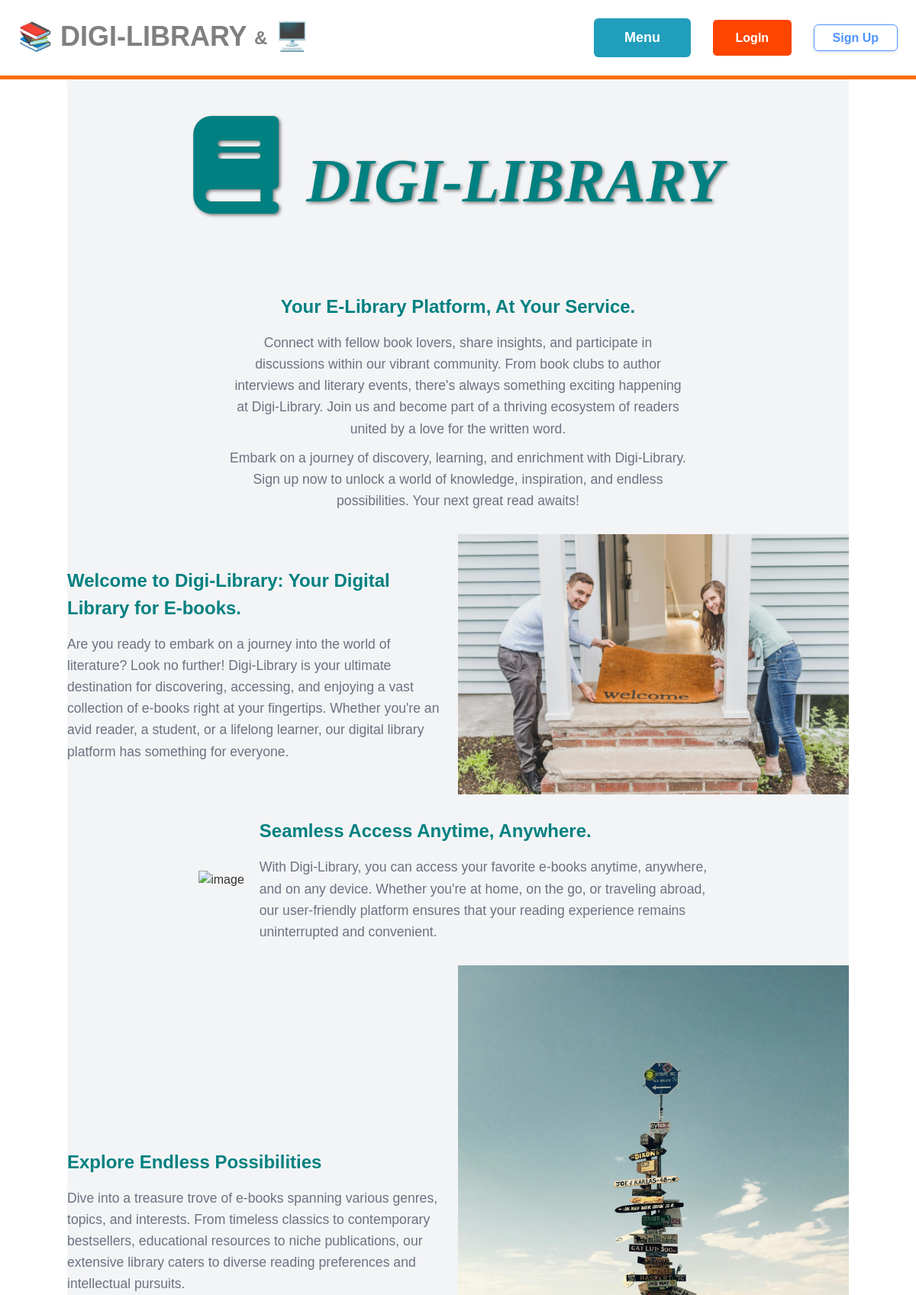
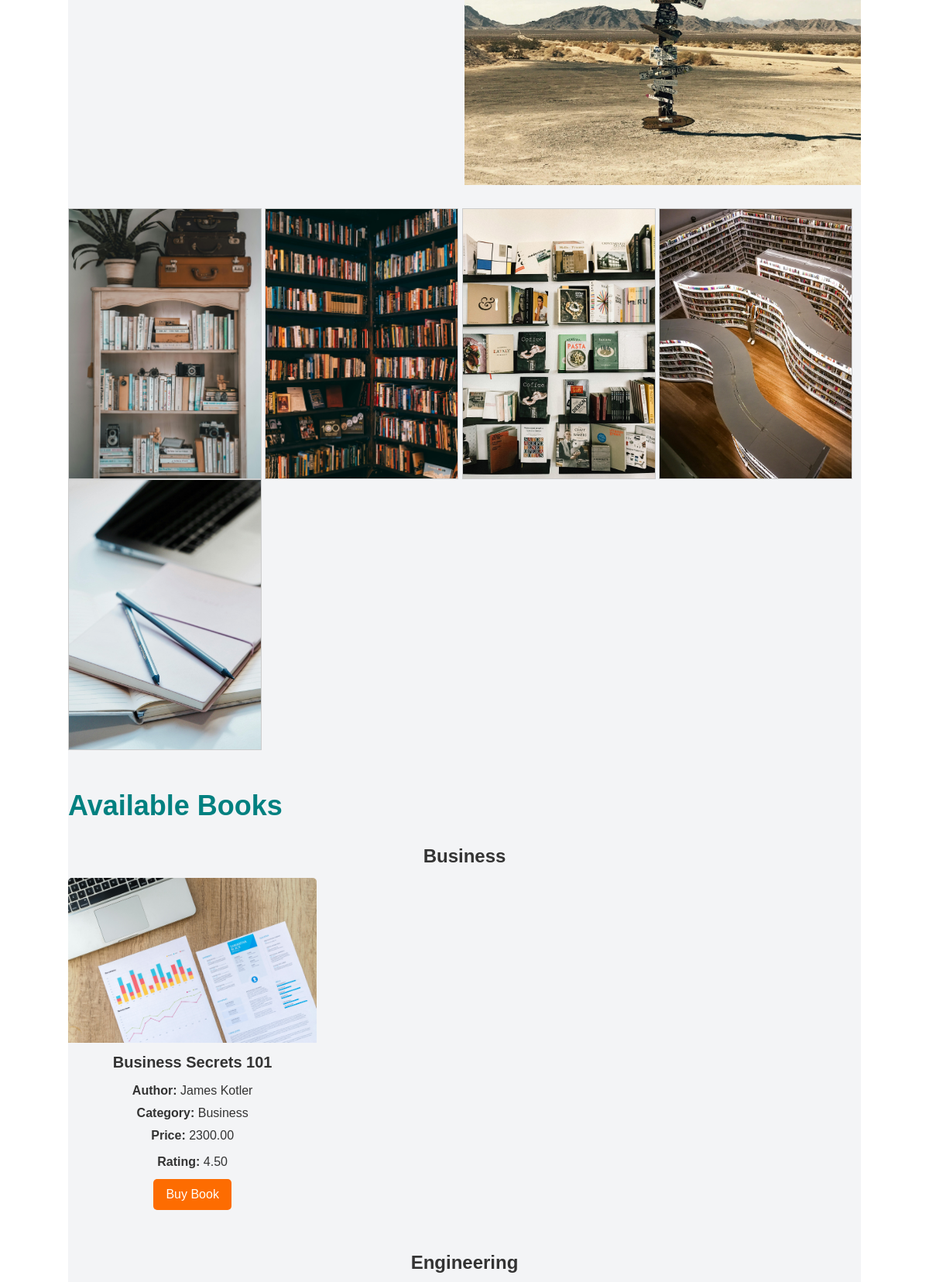
The page / (upper part) on the database its author committed (2 pictures, top to bottom).
### file/models.py (models this page shows, shortened)
class Category(models.Model):
    name = models.CharField(max_length=255)
    class Meta:
        ordering = ('name',)
        verbose_name_plural = 'Categories'
    def __str__(self):
        return self.name

class File(models.Model):
    title = models.CharField(max_length=100)
    author = models.CharField(max_length=100)
    publication_year = models.PositiveIntegerField()
    category = models.ForeignKey(Category, related_name='files', on_delete=models.CASCADE)
    language = models.CharField(max_length=50)
    description = models.TextField(blank=True, null=True)
    available = models.BooleanField(default=True)
    rating = models.DecimalField(max_digits=3, decimal_places=2, null=True, blank=True)
    num_ratings = models.IntegerField(default=0)
    price = models.DecimalField(max_digits=10, decimal_places=2)
    image = models.ImageField(upload_to='file_images', blank=True, null=True)
    created_by = models.ForeignKey(User, related_name='uploaded_files', on_delete=models.CASCADE)
    created_at = models.DateTimeField(auto_now_add=True)
    file_type = models.CharField(max_length=50, choices=[('pdf', 'PDF'), ('slides', 'Slides'), ('doc', 'Doc')])
    file = models.FileField(upload_to='docs/')

### books/views.py (the view)
# urls.py: path('', views.landing, name='landing'),
def landing(request):
    categories = Category.objects.all()
    files_by_category = {}
    for category in categories:
        files = File.objects.filter(category=category)
        files_by_category[category] = files
    return render(request, 'books/landing.html', {'files_by_category': files_by_category})

### books/templates/books/landing.html (shortened to what this page needs)
{% extends 'books/base.html' %}
{% block content %}
	<div style="font-family: Arial, sans-serif;  min-height: 100vh; background-color: #f3f4f6;">
    	<div style="display: flex; justify-content: center; align-items: center; height: 40vh;">
		  <div style="font-family: 'Great Vibes', cursive; font-size: 5rem; font-weight: bold; color: teal; text-shadow: 2px 2px 4px rgba(0, 0, 0, 0.5);">
		    <i class="fas fa-book" style="color: teal; font-size: 8rem; margin-right: 1rem;"></i>
		    <span style="font-style: italic;">DIGI-LIBRARY</span>
		  </div>
		</div>
		<div style="margin-bottom: 30px;">
			<div style="margin-bottom: 30px; text-align: center;">
				<div style="max-width: 600px; margin: 0 auto;">
			        <h4 style="color: teal; font-size: 1.5rem; font-weight: bold; margin-bottom: 15px;">
			            Your E-Library Platform, At Your Service.
			        </h4>
			        <p style="color: #6b7280; font-size: 1.1rem; line-height: 1.6;">
			            Connect with fellow book lovers, share insights, and participate in discussions within our vibrant community. From book clubs to author interviews and literary events, there's always something exciting happening at Digi-Library. Join us and become part of a thriving ecosystem of readers united by a love for the written word.
			        </p>
			        <p style="color: #6b7280; font-size: 1.1rem; line-height: 1.6; margin-top: 10px;">
			            Embark on a journey of discovery, learning, and enrichment with Digi-Library. Sign up now to unlock a world of knowledge, inspiration, and endless possibilities. Your next great read awaits!
			        </p>
			    </div>
			</div>
			<div style="margin-bottom: 30px; display: flex; align-items: center; justify-content: center; font-family: Arial, sans-serif;">
			    <div style="max-width: 600px; margin-right: 20px;">
			        <h4 style="color: teal; font-size: 1.5rem; font-weight: bold; margin-bottom: 15px; font-family: Arial, sans-serif;">
			            Welcome to Digi-Library: Your Digital Library for E-books.
			        </h4>
			        <p style="color: #6b7280; font-size: 1.1rem; line-height: 1.6;">
			            Are you ready to embark on a journey into the world of literature? Look no further! Digi-Library is your ultimate destination for discovering, accessing, and enjoying a vast collection of e-books right at your fingertips. Whether you're an avid reader, a student, or a lifelong learner, our digital library platform has something for everyone.
			        </p>
			    </div>
			    <img src="media/file_images/welcome.jpg" alt="image" style="max-width: 50%; height: auto; margin: 0; padding: 0; border: none;">
			</div>
			<div style="margin-bottom: 30px; display: flex; align-items: center; justify-content: center;">
			    <img src="media/file_images/anytime.jpg" alt="image" style="max-width: 50%; height: auto; margin-right: 20px;">
			    <div style="max-width: 600px;">
			        <h4 style="color: teal; font-size: 1.5rem; font-weight: bold; margin-bottom: 15px; font-family: Arial, sans-serif;">
			            Seamless Access Anytime, Anywhere.
			        </h4>
			        <p style="color: #6b7280; font-size: 1.1rem; line-height: 1.6; font-family: Arial, sans-serif;">
			            With Digi-Library, you can access your favorite e-books anytime, anywhere, and on any device. Whether you're at home, on the go, or traveling abroad, our user-friendly platform ensures that your reading experience remains uninterrupted and convenient.
			        </p>
			    </div>
	    	</div>
	    	<div style="margin-bottom: 30px; display: flex; align-items: center; justify-content: center; font-family: Arial, sans-serif;">
			    <div style="max-width: 600px; margin-right: 20px;">
			        <h4 style="color: teal; font-size: 1.5rem; font-weight: bold; margin-bottom: 15px;">
			            Explore Endless Possibilities
			        </h4>
			        <p style="color: #6b7280; font-size: 1.1rem; line-height: 1.6; font-family: Arial, sans-serif;">
			            Dive into a treasure trove of e-books spanning various genres, topics, and interests. From timeless classics to contemporary bestsellers, educational resources to niche publications, our extensive library caters to diverse reading preferences and intellectual pursuits.
			        </p>
			    </div>
			    <img src="media/file_images/possibilities.jpg" alt="image" style="max-width: 50%; height: auto; margin: 0; padding: 0; border: none;">
			</div>
		</div>
		<div style="display: inline-grid; grid-template-columns: 2fr; grid-template-rows: auto auto; grid-template-areas: 'header' 'content'; grid-gap: 10px; width: 250px; height: 350px; border: 1px solid #ccc; padding: 10px; box-sizing: border-box; position: relative; overflow: hidden;">
		    <h4 style="grid-area: header; color: #4b5563; font-size: 1.25rem; font-weight: bold; ">
		    </h4>
		    <img src="media/file_images/homelib.jpg" alt="image" style="width: 100%; height: 100%; object-fit: cover; position: absolute; top: 0; left: 0;">
		</div>
		<div style="display: inline-grid; grid-template-columns: 2fr; grid-template-rows: auto auto; grid-template-areas: 'header' 'content'; grid-gap: 10px; width: 250px; height: 350px; border: 1px solid #ccc; padding: 10px; box-sizing: border-box; position: relative; overflow: hidden;">
		    <h4 style="grid-area: header; color: #4b5563; font-size: 1.25rem; font-weight: bold;">
		    </h4>
		    <img src="media/file_images/shelflib.jpg" alt="image" style="width: 100%; height: 100%; object-fit: cover; position: absolute; top: 0; left: 0;">
		</div>
		<div style="display: inline-grid; grid-template-columns: 2fr; grid-template-rows: auto auto; grid-template-areas: 'header' 'content'; grid-gap: 10px; width: 250px; height: 350px; border: 1px solid #ccc; padding: 10px; box-sizing: border-box; position: relative; overflow: hidden;">
		    <h4 style="grid-area: header; color: #4b5563; font-size: 1.25rem; font-weight: bold;">
		    </h4>
		    <img src="media/file_images/home_shelf.jpg" alt="image" style="width: 100%; height: 100%; object-fit: cover; position: absolute; top: 0; left: 0;">
		</div>
		<div style="display: inline-grid; grid-template-columns: 2fr; grid-template-rows: auto auto; grid-template-areas: 'header' 'content'; grid-gap: 10px; width: 250px; height: 350px; border: 1px solid #ccc; padding: 10px; box-sizing: border-box; position: relative; overflow: hidden;">
		    <h4 style="grid-area: header; color: #4b5563; font-size: 1.25rem; font-weight: bold;">
		    </h4>
		    <img src="media/file_images/shelves.jpg" alt="image" style="width: 100%; height: 100%; object-fit: cover; position: absolute; top: 0; left: 0;">
		</div>
		<div style="display: inline-grid; grid-template-columns: 2fr; grid-template-rows: auto auto; grid-template-areas: 'header' 'content'; grid-gap: 10px; width: 250px; height: 350px; border: 1px solid #ccc; padding: 10px; box-sizing: border-box; position: relative; overflow: hidden;">
		    <h4 style="grid-area: header; color: #4b5563; font-size: 1.25rem; font-weight: bold;">
		    </h4>
		    <img src="media/file_images/lapbook.jpg" alt="image" style="width: 100%; height: 100%; object-fit: cover; position: absolute; top: 0; left: 0;">
		</div>
	    <h1 style="font-size: 25px; margin-top: 45px; margin-bottom: 10px; text-decoration:blink; color: teal; font-family: Arial, sans-serif; font-size: 2.25rem; font-weight: 600;">Available Books</h1>
	    {% for category, files in files_by_category.items %}
		    {% if files %}
		        <div style="grid-column: span 3; text-align: center;">
		            <h1 style="font-size: 24px; font-weight: bold; margin-top: 20px; margin-bottom: 10px;">{{ category.name }}</h1>
		        </div>
		        <div style="display: flex; flex-wrap: wrap; justify-content: left; gap: 20px;">
		            {% for file in files %}
		                {% if forloop.counter <= 6 %}
		                    <div style="flex: 0 0 calc(33.33% - 20px); margin-bottom: 20px; border: none; border-radius: 5px; text-align: center;">
		                        {% if file.image %}
		                            <img src="{{ file.image.url }}" alt="{{ file.title }} Image" style="width: 100%; border-top-left-radius: 5px; border-top-right-radius: 5px;">
		                        {% endif %}
		                        <div style="padding: 10px;">
		                            <h2 style="font-size: 20px; margin-bottom: 10px; font-family: Arial, sans-serif;"><strong>{{ file.title }}</strong></h2>
		                            <p style="font-size: 16px; margin-bottom: 5px; font-family: Arial, sans-serif;"><strong>Author:</strong> {{ file.author }}</p>
		                            <p style="font-size: 16px; margin-bottom: 5px; font-family: Arial, sans-serif;"><strong>Category:</strong> {{ file.category }}</p>
		                            <p style="font-size: 16px; margin-bottom: 10px; font-family: Arial, sans-serif;"><strong>Price:</strong> {{ file.price }}</p>
		                            <p style="font-size: 16px; margin-bottom: 10px; font-family: Arial, sans-serif;"><strong>Rating:</strong> {{ file.rating }}</p>
		                            <a href="{% url 'file:payment' file_id=file.id %}" style="display: inline-block; padding: 8px 16px; background-color: #FD6C01; color: white; border-radius: 5px; text-decoration: none; font-family: Arial, sans-serif;">Buy Book</a>
		                        </div>
		                    </div>
		                {% endif %}
		            {% endfor %}
		        </div>
		    {% endif %}
		{% endfor %}
	</div>
{% endblock %}

### books/templates/books/base.html (style rules this page uses)
html { scroll-behavior: smooth; }

### rows shown on the page
Category: name "Business"
File: image (picture), title "Business Secrets 101", author "James Kotler", category "Business", price "2300.00", rating "4.50"
Category: name "Engineering"
